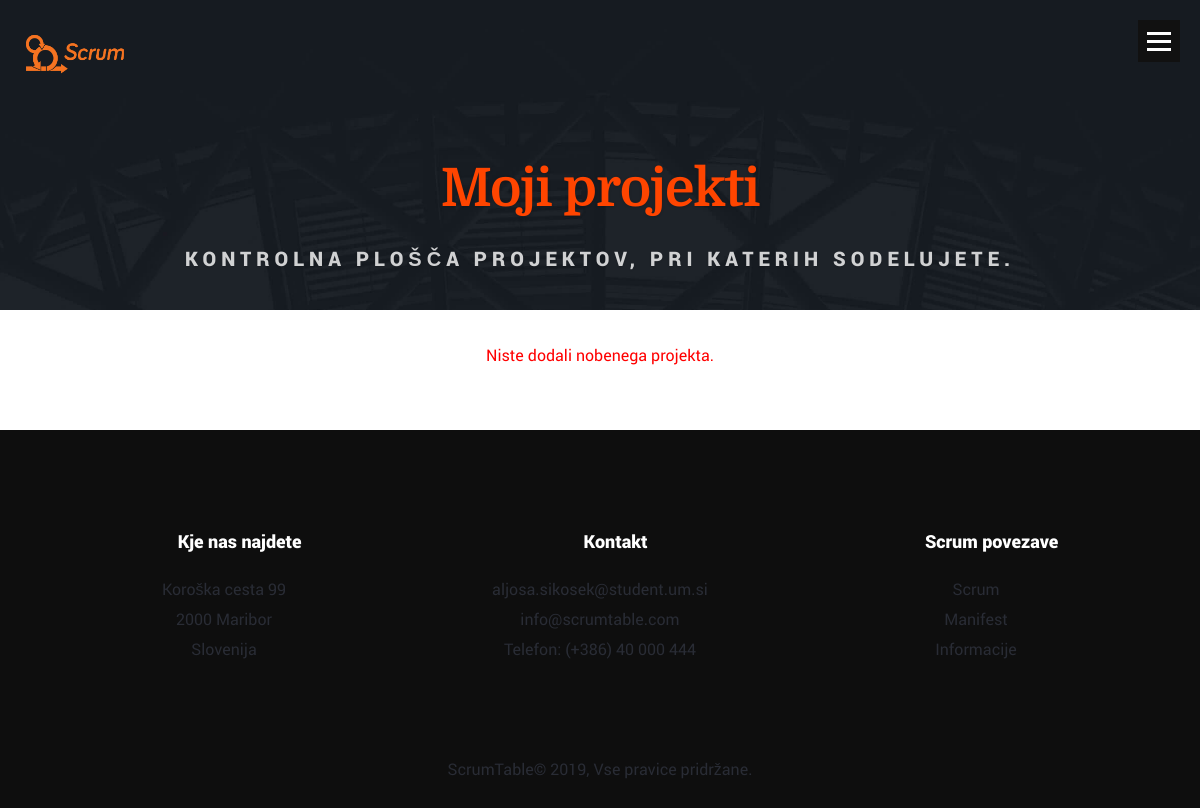
/myProjects.php (signed in), run on an earlier commit of the app's database.
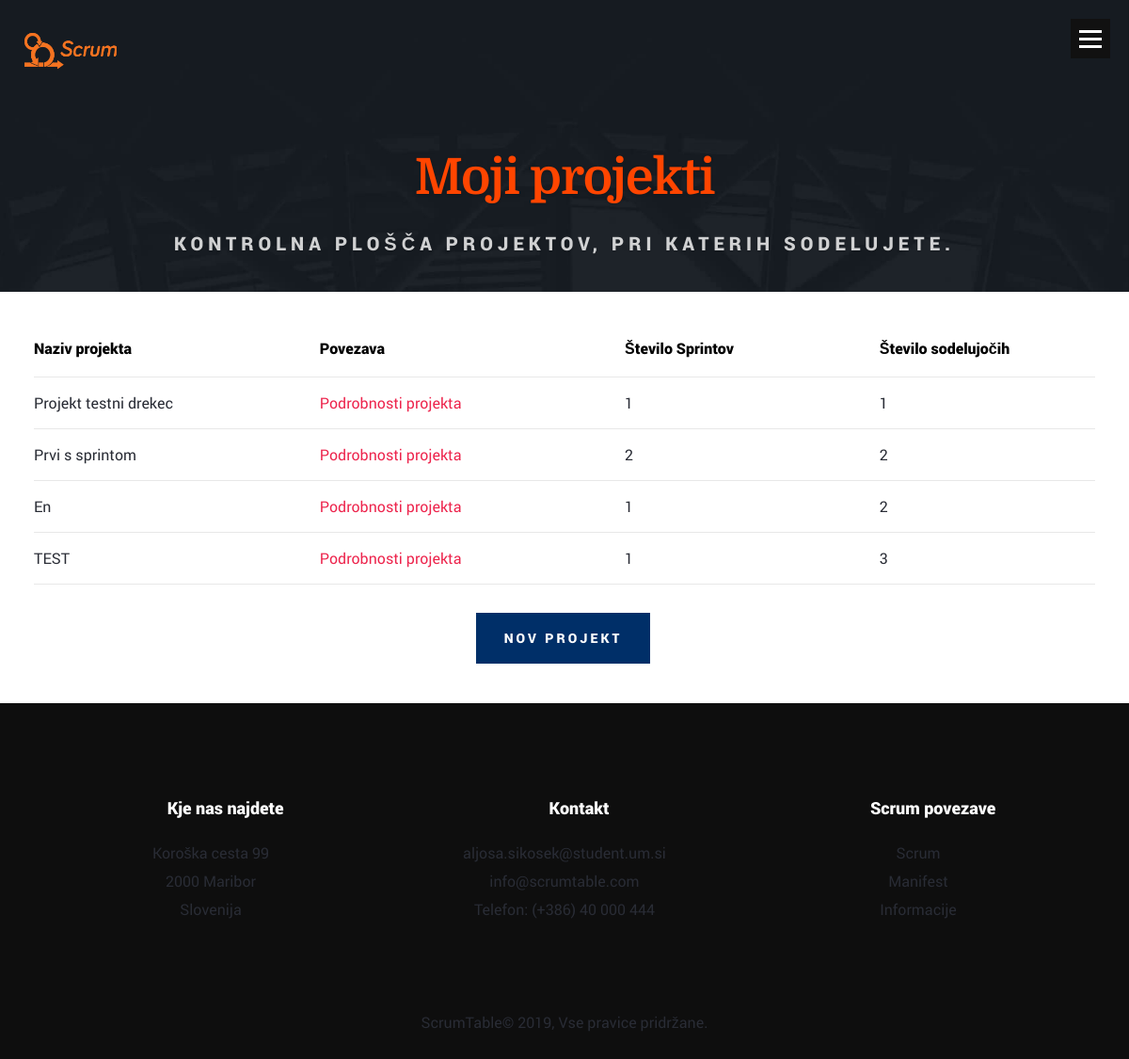
And on a later commit of the database.
### tables this page shows
CREATE TABLE `projekt` (
  `idProjekt` int(11) NOT NULL,
  `naziv` varchar(500) NOT NULL,
  `steviloSprintov` int(11) NOT NULL
);

### myProjects.php (the view, shortened to what this page needs)
<?php
include('includes/header.php');
?>
<div id="main-content-wrap">
    <section id="intro">
        <div class="row intro-content">
            <div class="col-twelve">
                <h1 class="animate-intro">
                    Moji projekti
                </h1>
                <h3 class="animate-intro">Kontrolna plošča projektov, pri katerih sodelujete.</h3><br/>
            </div>
        </div>
    </section>
    <section id="styles">
        <div class="row add-bottom text-center">
            <div class="row">
                <div class="col-twelve">
                    <br/>
                    <div class="table-responsive">
                        <?php if (isset($_SESSION['ime'])) {
                            $q1 = "SELECT * FROM uporabnikhasprojekt WHERE idUporabnik = {$_SESSION['idUporabnik']}";
                            $r1 = mysqli_query($dbc, $q1) or trigger_error("Query: $q1\n<br />MySQL Error: " . mysqli_error($dbc));
                            $num = mysqli_num_rows($r1);
                            if ($num > 0) {
                                echo '<table>
                                    <thead>
                                        <tr>
                                            <th>Naziv projekta</th>
                                            <th>Povezava</th>
                                            <th>Število Sprintov</th>
                                            <th>Število sodelujočih</th>
                                        </tr>
                                    </thead>
                                    <tbody>';
                                while ($row = mysqli_fetch_array($r1, MYSQLI_ASSOC)) {
                                    $q2 = "SELECT * FROM projekt WHERE idProjekt = {$row['idProjekt']}";
                                    $r2 = mysqli_query($dbc, $q2) or trigger_error("Query: $q2\n<br />MySQL Error: " . mysqli_error($dbc));
                                    $query = "SELECT * FROM uporabnikhasprojekt WHERE idProjekt = {$row['idProjekt']}";
                                    $rq = mysqli_query($dbc, $query) or trigger_error("Query: $query\n<br />MySQL Error: " . mysqli_error($dbc));
                                    $steviloUdelezencev = mysqli_num_rows($rq);
                                    while ($results = mysqli_fetch_array($r2, MYSQLI_ASSOC)) {
                                        echo ' <tr>
                                               <td>'.$results['naziv'].'</td>
                                               <td><a href="/ScrumTable/project.php?idProjekt='.$results['idProjekt'].'" title="">Podrobnosti projekta</a></td>
                                               <td>'.$results['steviloSprintov'].'</td>
                                               <td>'.$steviloUdelezencev.'</td>
                                           </tr>';
                                    }
                                }
                                echo '</tbody></table>
                                    <a href="addProject.php" class="button button-primary">Nov projekt</a>';
                            } else {
                                echo '<p class="error">Niste dodali nobenega projekta.</p>';
                            }
                        } else {
                            echo '<h1>Za ogled vaših projektov se prijavite v sistem.</h1> </br></br>';
                        }
                        ?>
                    </div> <br/>
                </div>
            </div>
        </div>
    </section>
</div>
<?php include('includes/footer.php'); ?>

### includes/header.php (shortened to what this page needs)
<!DOCTYPE html>
<html class="no-js" lang="en">
<head>
    <link rel="stylesheet" href="css/base.css">
    <link rel="stylesheet" href="css/vendor.css">
    <link rel="stylesheet" href="css/main.css">
    <link rel="stylesheet" href="styles/site.css">
</head>
<body id="top">
<header class="main-header">
    <div class="logo">
        <a href="/ScrumTable">ScrumTable</a>
    </div>
    <a class="menu-toggle" href="#"><span>Menu</span></a>
</header>

### includes/footer.php (shortened to what this page needs)
<footer id="main-footer">
    <div class="footer-info-wrap">
        <div class="row footer-info">
            <div class="col-four tab-full">
                <h4><i class="icon-location-map-1"></i> Kje nas najdete</h4>
                <p>
                    Koroška cesta 99<br>
                    2000 Maribor<br>
                    Slovenija
                </p>
            </div>
            <div class="col-four tab-full collapse">
                <h4><i class="icon-phone-incoming"></i> Kontakt</h4>
                <p>aljosa.sikosek@student.um.si<br>
                    info@scrumtable.com <br>
                    Telefon: (+386) 40 000 444
                </p>
            </div>
            <div class="col-four tab-full">
                <h4><i class="icon-organization-hierarchy-3"></i> Scrum povezave</h4>
                <ul class="footer-link-list">
                    <li><a href="https://www.scrum.org/resources/what-is-scrum">Scrum</a></li>
                    <li><a href="https://agilemanifesto.org/">Manifest</a></li>
                    <li><a href="https://www.scrumalliance.org/learn-about-scrum">Informacije</a></li>
                </ul>
            </div>
        </div>
    </div>
    <div class="footer-bottom">
        <div class="copyright">
            <span>ScrumTable© 2019, Vse pravice pridržane.</span>
        </div>
    </div>
</footer>
</body>
</html>

### css/base.css (style rules this page uses)
html { font-family: sans-serif; -ms-text-size-adjust: 100%; -webkit-text-size-adjust: 100%; }
body { margin: 0; }
article, aside, details, figcaption, figure, footer, header, hgroup, main, menu, nav, section, summary { display: block; }
a { background: transparent; }
h1 { font-size: 2em; margin: 0.67em 0; }
table { border-collapse: collapse; border-spacing: 0; }
td, th { padding: 0; }
html { font-size: 62.5%; box-sizing: border-box; }
*, *::before, *::after { box-sizing: inherit; }
body { font-weight: normal; line-height: 1; text-rendering: optimizeLegibility; word-wrap: break-word; -webkit-overflow-scrolling: touch; -webkit-text-size-adjust: none; }
body, input, button { -moz-osx-font-smoothing: grayscale; -webkit-font-smoothing: antialiased; }
div, dl, dt, dd, ul, ol, li, h1, h2, h3, h4, h5, h6, pre, form, p, blockquote, th, td { margin: 0; padding: 0; }
h1, h2, h3, h4, h5, h6 { -webkit-font-variant-ligatures: common-ligatures; -moz-font-variant-ligatures: common-ligatures; font-variant-ligatures: common-ligatures; text-rendering: optimizeLegibility; }
em, i { font-style: italic; line-height: inherit; }
ol, ul { list-style: none; }
li { display: block; }
a { text-decoration: none; line-height: inherit; }
.row { width: 94%; max-width: 1140px; margin: 0 auto; }
.row:before, .row:after { content: ""; display: table; }
.row:after { clear: both; }
.row .row { width: auto; max-width: none; margin-left: -20px; margin-right: -20px; }
[class*="col-"], .bgrid { float: left; }
[class*="col-"] { padding: 0 20px; }
.col-four, .col-1-3 { width: 33.33333%; }
.col-twelve, .col-full { width: 100%; }
.add-bottom { margin-bottom: 3rem !important; }
.text-center { text-align: center; }

### styles/site.css (style rules this page uses)
::placeholder { color: orange; }
#styles { background-color: white !important; }
.error { color:red; }

### css/nova/nova.css (style rules this page uses)
[class^="icon-"], [class*=" icon-"] { font-family: 'icomoon' !important; speak: none; font-style: normal; font-weight: normal; font-variant: normal; text-transform: none; line-height: 1; -webkit-font-smoothing: antialiased; -moz-osx-font-smoothing: grayscale; }
.icon-location-map-1:before { content: "\e9a5"; }
.icon-organization-hierarchy-3:before { content: "\e9c5"; }
.icon-phone-incoming:before { content: "\e9ce"; }

What changed in the data, as far as the page shows it:
added projekt: naziv "Projekt testni drekec", steviloSprintov "1", steviloUdelezencev "1"
added projekt: naziv "Prvi s sprintom", steviloSprintov "2", steviloUdelezencev "2"
added projekt: naziv "En", steviloSprintov "1", steviloUdelezencev "2"
added projekt: naziv "TEST", steviloSprintov "1", steviloUdelezencev "3"
Also different on the page:
text no longer shown: "Niste dodali nobenega projekta."
text now shown: "Naziv projekta Povezava Število Sprintov Število sodelujočih NOV PROJEKT"
